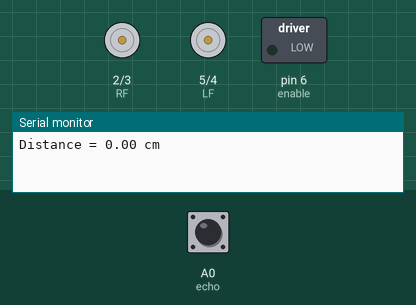
Recording of a sketch running on a simulated Arduino Uno, built with avr-gcc and run on an emulated ATmega328P. Parts: motor-driver pin pairs drawn as motors (green arrow = first pin HIGH = forward, orange = second pin HIGH = backward, longer = more drive), switched loads named in the sketch (green lamp = pin HIGH), the last lines printed to the serial monitor. Inputs (shaded band) come from the test bench; at power-on: A0 (echo) LOW. Pins used as bus, display or sensor lines are not drawn.

Above: at 1.2 s.
1.3 s: A0 (echo) pulsed HIGH 2 times (0.12 s each, 0.3 s apart)
At 1.9 s:
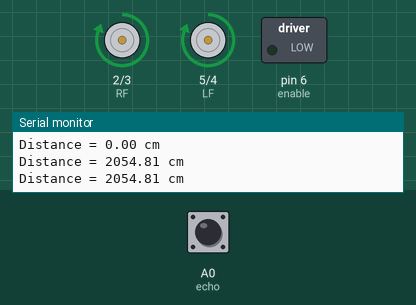
Timing chart, 0 to 4.3 s (numbered marks = the images above; inputs shaded):
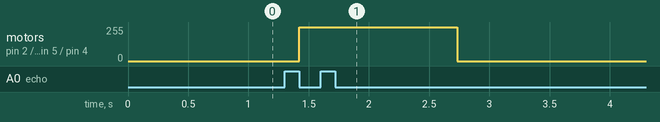

The sketch:

car_ultrasonic_controls.ino
```cpp
// ultrosonic controls
#define trig A1
#define echo A0


//Car motors control
#define RF 2
#define RB 3
#define LB 4
#define LF 5
#define enable 6
void setup() {
  // put your setup code here, to run once:

Serial.begin(9600);//Baud Rate

pinMode(trig,OUTPUT);
pinMode(echo,INPUT);

pinMode(RF,OUTPUT);
pinMode(RB,OUTPUT);
pinMode(LB,OUTPUT);
pinMode(LF,OUTPUT);
pinMode(enable,OUTPUT);

}

void loop() {
  // put your main code here, to run repeatedly:


digitalWrite(trig,HIGH);
delay(10);// producing ultrasounds
digitalWrite(trig,LOW);


double pulse=pulseIn(echo,HIGH);
float distance=pulse/58.4;

Serial.print("Distance = ");
Serial.print(distance);
Serial.println(" cm");

if(distance<30){
  digitalWrite(RF,LOW);
digitalWrite(LF,LOW);
digitalWrite(RB,LOW);
digitalWrite(LB,LOW);
}

else{

  digitalWrite(RF,HIGH);
digitalWrite(LF,HIGH);
digitalWrite(RB,LOW);
digitalWrite(LB,LOW);

}
}
```

Measured:
- after the input at 1.3 s, motor on pin 2 (RF) / pin 3 (RB), motor on pin 5 (LF) / pin 4 (LB): stopped → forward 255/255 after 0.12 s, → stopped 1.3 s later
